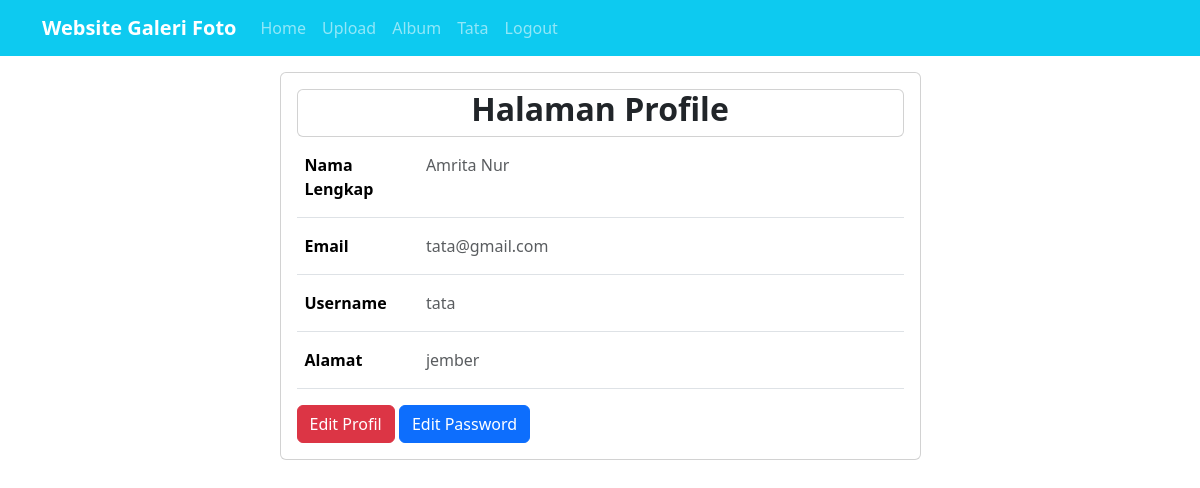
The app's page /?url=profile (signed in) with its own data.
### tables this page shows
CREATE TABLE `user` (
  `userid` int(11) NOT NULL,
  `username` varchar(255) NOT NULL,
  `password` varchar(255) NOT NULL,
  `email` varchar(255) NOT NULL,
  `namalengkap` varchar(255) NOT NULL,
  `alamat` text NOT NULL
);

### page/profile.php (the view, shortened to what this page needs)
<div class="container">
    <div class="row justify-content-center">
        <div class="col-7" >
            <div class="card mt-3">
                <div class="card-body">
                    <div class="card">
                    <h2 class="text-center"><strong>Halaman Profile</h2></strong>
                    </div>
                    <?php
                    $user = mysqli_fetch_array(mysqli_query($conn, "SELECT * FROM user WHERE userid='{$_SESSION['userid']}'"));
                    ?>
                    <?php echo @$alert; if (@$_GET['proses'] == 'editprofile') : ?>
                        <form action="?url=profile&&proses=editprofile" method="post">
                            <div class="mt-3">
                            <div class="input-group mb-3">
                                <label for="nama" class="input-group-text"><i class="fa-solid fa-circle-user fa-fw fa-lg"></i></label>
                                <input type="text" class="form-control" value="<?= $user['namalengkap'] ?>" id="nama" name="nama" required placeholder="Masukan Nama Lengkap">
                            </div>
                            <div class="input-group mb-3">
                                <label for="email" class="input-group-text"><i class="fa-solid fa-envelope fa-fw fa-lg"></i></label>
                                <input type="email" class="form-control" value="<?= $user['email'] ?>" id="email" name="email" required placeholder="Masukan Email Anda">
                            </div>
                            <div class="input-group mb-3">
                                <label for="username" class="input-group-text"><i class="fa-solid fa-at fa-fw fa-lg"></i></label>
                                <input type="text" class="form-control" value="<?= $user['username'] ?>" id="username" name="username" required placeholder="Masukan Username">
                            </div>
                            <div class="input-group mb-4">
                                <label for="alamat" class="input-group-text"><i class="fa-solid fa-address-book fa-fw fa-lg"></i></label>
                                <input type="text" class="form-control" id="alamat" value="<?= $user['alamat'] ?>" name="alamat" required placeholder="Masukan Alamat Lengkap">
                            </div>
                            <a href="?url=profile" class="btn btn-dark fw-semibold">Kembali</a>
                            <input type="submit" value="Simpan Perubahan" name="editprofile" class="btn btn-primary fw-semibold">
                        </form>
                    <?php else : ?>
                        <div class="table-responsive">
                            <table class="table table-white table-hover">
                                <tr>
                                    <th style="width: 20%;" class="py-3">Nama Lengkap</th>
                                    <td class="py-3 text-muted"><?= $user['namalengkap'] ?></td>
                                </tr>
                                <tr>
                                    <th style="width: 20%;" class="py-3">Email</th>
                                    <td class="py-3 text-muted"><?= $user['email'] ?></td>
                                </tr>
                                <tr>
                                    <th style="width: 20%;" class="py-3">Username</th>
                                    <td class="py-3 text-muted"><?= $user['username'] ?></td>
                                </tr>
                                <tr>
                                    <th style="width: 20%;" class="py-3">Alamat</th>
                                    <td class="py-3 text-muted"><?= $user['alamat'] ?></td>
                                </tr>
                            </table>
                        </div>
                        <a href="?url=profile&&proses=editprofile" class="btn btn-danger">Edit Profil</a>
                        <a href="?url=profile&&proses=editpassword" class="btn btn-primary">Edit Password</a>
                    <?php endif; ?>
                </div>
            </div>
        </div>
    </div>
    </div>

### assets/css/style.css (style rules this page uses)
.container { width: 100%; margin: 0 auto; }
.container:after { content: ''; display: block; clear: both; }

### records on screen
user: namalengkap "Amrita Nur", email "tata@gmail.com", username "tata", alamat "jember"

### other values on screen
$_SESSION['username'] "Tata"
